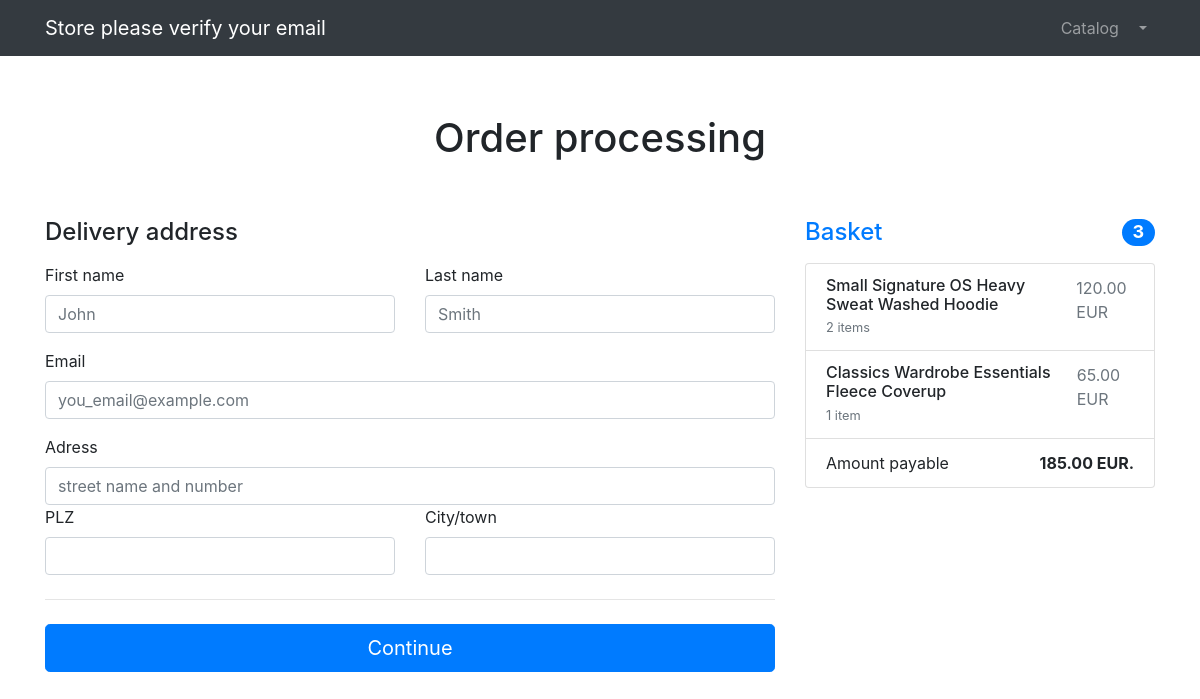
/orders/order-create (signed in), run on an earlier commit of the app's database.
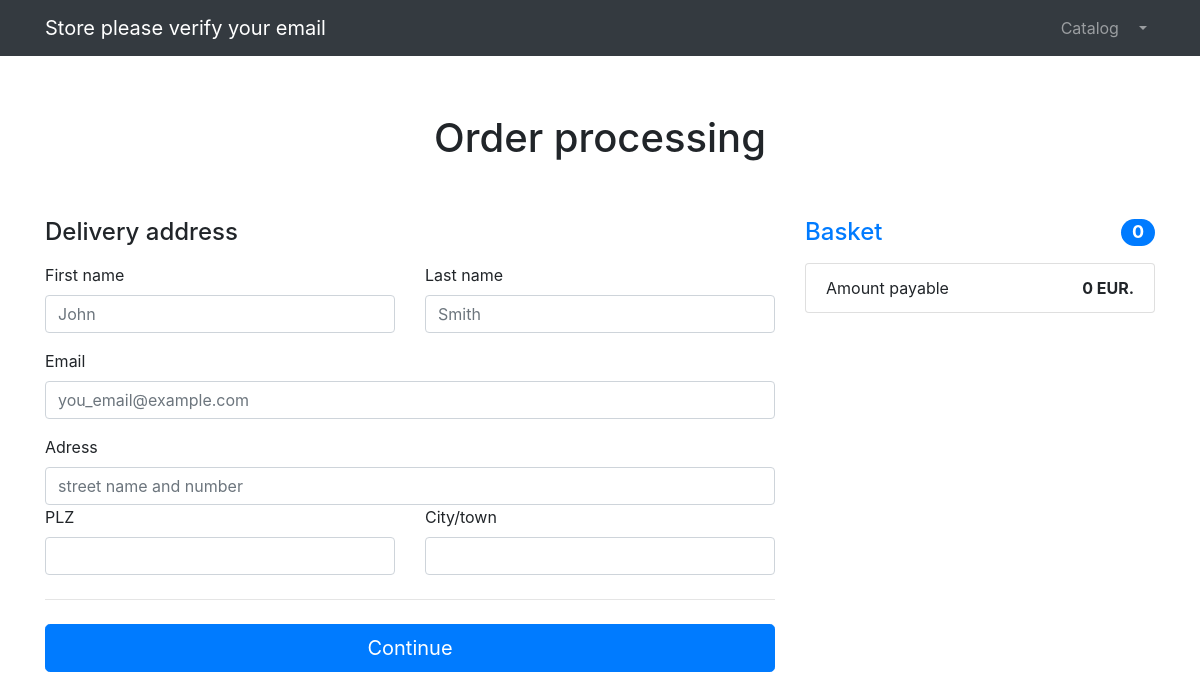
And on a later commit of the database.
### products/models.py (models this page shows, shortened)
class Basket(models.Model):
    user = models.ForeignKey(to=User, on_delete=models.CASCADE)
    product = models.ForeignKey(to=Products, on_delete=models.CASCADE)
    quantity = models.PositiveSmallIntegerField(default=0)
    created_timestamp = models.DateTimeField(auto_now_add=True)
    objects = BasketQuearySet.as_manager()
    def sum(self):
        return self.product.price * self.quantity

class Products(models.Model):
    name = models.CharField(max_length=256)
    gender_choices = [
        ('M', 'Мужской'),
        ('F', 'Женский'),
        ('U', 'Унисекс'),
    ]
    gender = models.CharField(max_length=1, choices=gender_choices, default='U')
    slug = models.SlugField(max_length=250, default=None)
    company = models.CharField(max_length=128, default=None)
    description = models.TextField()
    price = models.DecimalField(decimal_places=2, max_digits=6)
    quanity = models.PositiveIntegerField(default=0)
    stripe_product_price_id = models.CharField(max_length=128, null=True, blank=True)
    category = models.ForeignKey(ProductsCategori, on_delete=models.CASCADE)
    class Meta:
        verbose_name = 'Product'
        verbose_name_plural = 'Products'
    def upload_to(self, filename):
        return f'products_image/{self.name}/{filename}'
    main_image = models.ImageField(upload_to=upload_to, default=None)

### orders/views.py (the view, shortened to what this page needs)
# urls.py: path("order-create", views.OrderCreateView.as_view(), name='order-create'),
class OrderCreateView(CreateView):
    template_name = 'orders/orders-create.html'
    form_class = OrdersForm
    success_url = reverse_lazy('order-create')

### orders/form.py
class OrdersForm(forms.ModelForm):
    first_name = forms.CharField(widget=forms.TextInput(attrs={
        'class': 'form-control',
        'placeholder': 'John'
    }))
    last_name = forms.CharField(widget=forms.TextInput(attrs={
        'class': 'form-control',
        'placeholder': 'Smith'
    }))
    email = forms.EmailField(widget=forms.EmailInput(attrs={
        'class': 'form-control',
        'placeholder': 'you_email@example.com'
    }))
    street = forms.CharField(widget=forms.TextInput(attrs={
        'class': 'form-control',
        'placeholder': 'street name and number'
    }))
    city = forms.CharField(widget=forms.TextInput(attrs={
        'class': 'form-control',
    }))
    plz = forms.CharField(widget=forms.TextInput(attrs={
        'class': 'form-control',
    }))
    class Meta:
        model = Orders
        fields = ('first_name', 'last_name', 'email', 'street', 'city', 'plz')

### products/context_processors.py (called while the page is built)
def basket(request):
    user = request.user
    return {'basket': Basket.objects.filter(user=user) if user.is_authenticated else []}

### products/models.py (called while the page is built)
    def total_sum(self):
        return sum(basket.sum() for basket in self)

### orders/templates/orders/orders-create.html (shortened to what this page needs)
{% extends 'products/base.html' %}
{% load humanize %}
{% block content %}
    <section>
        <div class="alert alert-warning text-center" role="alert">
        </div>
        <div class="container">
            <div class="py-5 text-center">
                <h1>Order processing</h1>
            </div>
            <div class="row g-5">
                <div class="col-md-5 col-lg-4 order-md-last">
                    <h4 class="d-flex justify-content-between align-items-center mb-3">
                        <span class="text-primary">Basket</span>
                        <span class="badge badge-primary badge-pill text-white">{{basket.total_quantity}}</span>
                    </h4>
                    <ul class="list-group mb-3">
                        {% for i in basket %}
                        <li class="list-group-item d-flex justify-content-between lh-sm">
                            <div>
                                <h6 class="my-0">{{i.product.name}}</h6>
                                <small class="text-muted">{{i.quantity}} {% if i.quantity == 1 %} item {% else %} items {% endif %}</small>
                            </div>
                            <span class="text-muted">{{i.sum|intcomma}} EUR</span>
                        </li>
                        {%endfor%}
                        <li class="list-group-item d-flex justify-content-between">
                            <span>Amount payable</span>
                            <strong>{{basket.total_sum|intcomma}} EUR.</strong>
                        </li>
                    </ul>
                </div>
                <div class="col-md-7 col-lg-8">
                    <h4 class="mb-3">Delivery address</h4>
                    <form action="{% url 'order-create' %}" method="post">
                        <div class="row g-4">
                            <div class="col-sm-6">
                                <label for="{{ form.first_name.id_for_label }}" class="form-label">First name</label>
                                {{ form.first_name }}
                            </div>
                            <div class="col-sm-6">
                                <label for="{{ form.last_name.id_for_label }}" class="form-label">Last name</label>
                                {{ form.last_name }}
                            </div>
                            <div class="col-12 mt-3">
                                <label for="{{ form.email.id_for_label }}" class="form-label">Email</label>
                                {{ form.email }}
                            </div>
                            <div class="col-12 mt-3">
                                <label for="{{ form.street.id_for_label }}" class="form-label">Adress</label>
                                {{ form.street }}
                            </div>
                            <br><br>
                            <div class="col-sm-6">
                                <label for="{{ form.plz.id_for_label }}" class="form-label">PLZ</label>
                                {{ form.plz }}
                            </div>
                            <div class="col-sm-6">
                                <label for="{{ form.city.id_for_label }}" class="form-label">City/town</label>
                                {{ form.city }}
                            </div>
                        </div>
                        <hr class="my-4">
                        <button class="w-100 btn btn-primary btn-lg" type="submit">Continue</button>
                    </form>
                </div>
            </div>
        </div>
    </section>
{% endblock %}

What changed in the data, as far as the page shows it:
removed Basket: total_quantity "3", product.name "Small Signature OS Heavy Sweat Washed Hoodie", quantity "2", shows "items", sum "120.00", total_sum "185.00"
removed Basket: product.name "Classics Wardrobe Essentials Fleece Coverup", quantity "1", shows "item", sum "65.00"
Also different on the page:
{{ basket.total_quantity }}: (not shown) → "0"
{{ basket.total_sum|intcomma }}: (not shown) → "0"
